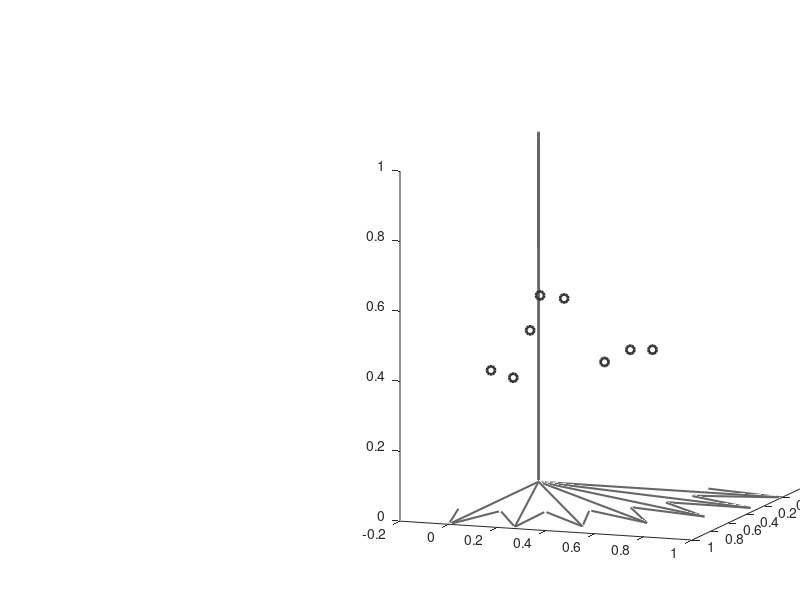

Here is the MATLAB script that generated this plot: (Note: this script raises an error after producing the figure.)
clear all
close all
data_path='/Users/eghbalhosseiniasl1/MyData/ecog-sentence';

%
save_path='/Users/eghbalhosseiniasl1/MyData/ECoG-sentence/crunched/';
analysis_path='/Users/eghbalhosseiniasl1/MyData/ECoG-sentence/analysis/swjn_graphic_probe_analysis';
%
if 1
    fprintf('adding basic ecog tools to path \n');
    addpath('~/MyCodes/basic-ecog-tools/');
    addpath(genpath('~/MyCodes/ecog-sentence/'));
    addpath(genpath('~/MyCodes/basic-ecog-tools/activeBrain'));
    addpath(genpath('~/MyCodes/basic-ecog-tools/ecog-filters'));
    addpath(genpath('~/MyCodes/basic-ecog-tools/mex'));
end


%%
close all 
theta=[0:15:90];
x=cosd(theta)
y=sind(theta)
z=theta*0+0;
 
[X,Y] = meshgrid(cosd(theta)',sind(theta)');

f=figure;
aspect_ration=9.32./4.13;
y=600;
set(f,'position',[-798   598 aspect_ration*y y]);


ax=axes('position',[.5,.1,.5,.7]);
hold on
arr=arrayfun(@(x,y) quiver3(0*x,0*x,0*x,x,y,x*0,0,'color',[.4,.4,.4]), X(1,1:end),transpose(Y(1:end,1)))
arrayfun(@(x) set(x,'linewidth',1.5),arr)
arr=quiver3(0,0,0,0,0,1,0,'color',[.4,.4,.4]);
arrayfun(@(x) set(x,'linewidth',2),arr);
set(ax,'View',[110.2611 8.8477]);

% 
x=[.8,.85,.5,.2,.23,.62,.55,.52];
y=[.1,.21,.15,.08,.19,.5,.58,.66];
z=[.42,.41,.5,.56,.56,.44,.47,.47];
npts = 8;
sent_text=strsplit("The dog chased the cat all day long",' ')
%t = linspace(0,2*pi,npts);
%z = (sin(t/3)+.1*t)/1.5+.05;
%x=0.1*t;
%y=1-0.1613*t;
xyz = [x; y; z];
h0=plot3(xyz(1,:),xyz(2,:),xyz(3,:),'o','LineWidth',2,'Color',[.2,.2,.2]);
h0.MarkerFaceColor=[0,0,1];
h0.MarkerSize=7
text(xyz(1,:)+.02,xyz(2,:)+.02,xyz(3,:)+.02,sent_text,...
    'VerticalAlignment','bottom','fontsize',14,'HorizontalAlignment','left','FontWeight','bold')
hold on
fnplt(cscvn(xyz),'k-',2);
child=get(ax,'Children');
child(1).Color=[.4,.4,.4];
uistack(child(1),'bottom');
%
ax.YAxis.Visible='off';
ax.XAxis.Visible='off';
ax.ZAxis.Visible='off';


arrayfun(@(x,y,z) quiver3(0,0,0,x,y,z,0,'Color',[0,.5,1],'LineWidth',2,'MaxHeadSize',.3),x,y,z)


% 
norm_vect=[mean(x),mean(y),mean(z)];
n_x=norm_vect(1);
n_y=norm_vect(2);
n_z=norm_vect(3);
ax = atan2d(sqrt(n_y^2+n_z^2),n_x);
ay = atan2d(sqrt(n_z^2+n_x^2),n_y);
az = atan2d(sqrt(n_x^2+n_y^2),n_z);

[x_p y_p] = meshgrid(0:0.1:1); % Generate x and y data

z_p = x_p*0; % Solve for z data
h=surf(x_p,y_p,z_p+n_z) %Plot the surface

direction = [1 0 0];
rotate(h,direction,-3)
direction = [0 1 0];
rotate(h,direction,13)
% 
h.FaceColor=[.6,.2,1];
h.FaceAlpha=.2;
h.EdgeColor='none'
%direction = [0 0 1];
%rotate(h,direction,az)

if ~exist(strcat(analysis_path))
            mkdir(strcat(analysis_path))
end 
print(f, '-djpeg', strcat(analysis_path,'/probe_presentation.jpeg'));
%% 
x=2:8;
y=rand(1,7) ;
npts=3;
c_1=[1,1,1];
c_2=exp(-.3*[1,2,3]);
f=figure;
aspect_ration=9.32./4.13;
size_plot=500;
set(f,'position',[591 455 aspect_ration*size_plot size_plot]);
ax=axes('position',[.05,.1,.3,.6]);
hold on
a=stem(x,y,'DisplayName','pMI','Color',[0,0,0],'LineWidth',2)
ax.XTick=x;
%thr=.25;
%plot(ax.XLim,ax.YLim*0+thr,'--','DisplayName','threshold','Color',[.5,.5,.5])
ax.XLabel.String='word position'
ax.YLabel.String='PMI'
ax.YLim=[0,1.5]
ax.XLim=[1,9];
ax.YTick=[];
ax.FontSize=12;
ax.FontWeight='bold'

%text(ax.XLim(1),ax.YLim(2)+.2,'A','HorizontalAlignment','right','FontSize',20,'FontWeight','bold')
ax=axes('position',[.45,.4,.1,.2]);
a=stem(1:length(c_1),c_1,'Color',[1,0,.5],'LineWidth',2)
box off
ax.YTick=[];
ax.XTick=[];
%text(ax.XLim(1),ax.YLim(2)+.6,'B','HorizontalAlignment','right','FontSize',20,'FontWeight','bold')
ax=axes('position',[.45,.1,.1,.2]);
a=stem(1:length(c_2),c_2,'Color',[1,.5,0],'LineWidth',2)
box off
ax.XTickLabel={'c_1','c_2','c_3'};
ax.YTick=[];
%text(ax.XLim(1),ax.YLim(2)+.5,'C','HorizontalAlignment','right','FontSize',20,'FontWeight','bold')
ax.FontSize=12
ax.FontWeight='bold'

ax=axes('position',[.65,.1,.3,.6]);
hold on
y_auto_1=conv(y,c_1);
y_auto_2=conv(y,c_2);
a=plot(x,y_auto_1(x),'o-','DisplayName','constant','color',[1,0,.5],'linewidth',2)
a=plot(x,y_auto_2(x),'o-','DisplayName','exponential','color',[1,.5,0],'linewidth',2)
ax.XTick=x;
ax.YLabel.String='\gamma'
ax.YTick=[];
ax.XLabel.String='word position'
hold on
a=plot(x,cumsum(y,2),'o--','DisplayName','no kernel','color',[.5,.5,.5],'linewidth',2)
ax.XTick=x;
%text(ax.XLim(1),ax.YLim(2)+.6,'D','HorizontalAlignment','right','FontSize',20,'FontWeight','bold')
%legend('show','Location','northwest')
ax.FontSize=12
ax.FontWeight='bold'
arr.MaxHeadSize=0;
ax.XLim=[1,9];
        if ~exist(strcat(analysis_path))
            mkdir(strcat(analysis_path))
        end 

% 

print(f, '-djpeg', strcat(analysis_path,'/norm_sum_presentation.jpeg'));

%% 
